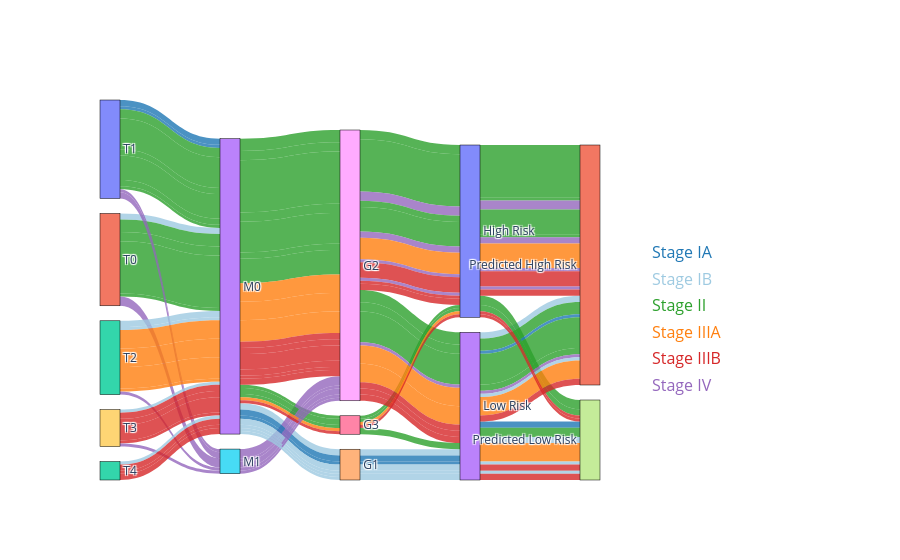

Here is the notebook cell this chart was saved with:
### Code cell
import pandas as pd
import plotly.graph_objects as go

# Group data to count patients for each path in the hierarchy
sankey_data = df_validation.groupby(
    ['size_category', 'staging', 'metastasis_stage', 'grading', 'real_labels', 'predicted_labels']
).size().reset_index(name='count')

# Prepare unique nodes for the Sankey diagram
nodes = list(set(
    sankey_data['size_category'].tolist() +
    sankey_data['metastasis_stage'].tolist() +
    sankey_data['grading'].tolist() +
    sankey_data['real_labels'].map({0: 'Low Risk', 1: 'High Risk'}).tolist() +
    sankey_data['predicted_labels'].map({0: 'Predicted Low Risk', 1: 'Predicted High Risk'}).tolist()
))
node_indices = {node: i for i, node in enumerate(nodes)}

# Initialize source, target, value, and color lists
sources = []
targets = []
values = []
colors = []

# Define a color mapping for the staging column
color_mapping = {
    'Stage IA': 'rgba(31, 119, 180, 0.8)',    # Light Blue
    'Stage IB': 'rgba(158, 202, 225, 0.8)',  # Sky Blue
    'Stage II': 'rgba(44, 160, 44, 0.8)',    # Green
    'Stage IIIA': 'rgba(255, 127, 14, 0.8)', # Orange
    'Stage IIIB': 'rgba(214, 39, 40, 0.8)',  # Red
    'Stage IV': 'rgba(148, 103, 189, 0.8)'   # Purple
}

# Populate links for the Sankey diagram
for _, row in sankey_data.iterrows():
    # Tumor Size → Metastasis
    sources.append(node_indices[row['size_category']])
    targets.append(node_indices[row['metastasis_stage']])
    values.append(row['count'])
    colors.append(color_mapping.get(row['staging'], 'rgba(128, 128, 128, 0.8)'))  # Color based on staging

    # Metastasis → Grading
    sources.append(node_indices[row['metastasis_stage']])
    targets.append(node_indices[row['grading']])
    values.append(row['count'])
    colors.append(color_mapping.get(row['staging'], 'rgba(128, 128, 128, 0.8)'))  # Same stage color

    # Grading → Real Risk Level
    real_risk_label = 'High Risk' if row['real_labels'] == 1 else 'Low Risk'
    sources.append(node_indices[row['grading']])
    targets.append(node_indices[real_risk_label])
    values.append(row['count'])
    colors.append(color_mapping.get(row['staging'], 'rgba(128, 128, 128, 0.8)'))  # Same stage color

    # Real Risk Level → Predicted Risk Level
    predicted_risk_label = 'Predicted High Risk' if row['predicted_labels'] == 1 else 'Predicted Low Risk'
    sources.append(node_indices[real_risk_label])
    targets.append(node_indices[predicted_risk_label])
    values.append(row['count'])
    colors.append(color_mapping.get(row['staging'], 'rgba(128, 128, 128, 0.8)'))  # Same stage color

# Create the Sankey diagram
fig = go.Figure(go.Sankey(
    node=dict(
        pad=15,
        thickness=20,
        line=dict(color="black", width=0.5),
        label=nodes
    ),
    link=dict(
        source=sources,
        target=targets,
        value=values,
        color=colors  # Add colors to the links
    )
))

# Add legend annotations to the right of the diagram
legend_items = [
    {'stage': 'Stage IA', 'color': 'rgba(31, 119, 180, 1)'},
    {'stage': 'Stage IB', 'color': 'rgba(158, 202, 225, 1)'},
    {'stage': 'Stage II', 'color': 'rgba(44, 160, 44, 1)'},
    {'stage': 'Stage IIIA', 'color': 'rgba(255, 127, 14, 1)'},
    {'stage': 'Stage IIIB', 'color': 'rgba(214, 39, 40, 1)'},
    {'stage': 'Stage IV', 'color': 'rgba(148, 103, 189, 1)'},
]

annotations = [
    dict(
        x=1.1,  # Positioned to the right of the diagram
        y=0.6 - (0.07 * i),  # Lowered starting point and spacing
        xanchor="left",
        yanchor="middle",
        text=f"<span style='color:{item['color']}'>{item['stage']}</span>",
        showarrow=False,
        font=dict(size=16)
    ) for i, item in enumerate(legend_items)
]

fig.update_layout(

    annotations=annotations,
    margin=dict(l=100, r=300)  # Add space on the right for the legend
)

fig.show()

### Figure 1 — Plotly figure (JSON) as saved in the notebook; plotly's stock layout.template omitted (floating-point values rounded to 4 significant figures; data arrays with more than 128 entries replaced by an {"elided": "..."} marker saying what was removed)
{"data": [{"link": {"color": {"elided": "132 str values"}, "source": {"elided": "132 int values"}, "target": {"elided": "132 int values"}, "value": {"elided": "132 int values"}}, "node": {"label": ["High Risk", "T0", "T4", "Low Risk", "G1", "M1", "G3", "Predicted Low Risk", "G2", "T3", "T1", "Predicted High Risk", "T2", "M0"], "line": {"color": "black", "width": 0.5}, "pad": 15, "thickness": 20}, "type": "sankey"}], "layout": {"annotations": [{"font": {"size": 16}, "showarrow": false, "text": "<span style='color:rgba(31, 119, 180, 1)'>Stage IA</span>", "x": 1.1, "xanchor": "left", "y": 0.6, "yanchor": "middle"}, {"font": {"size": 16}, "showarrow": false, "text": "<span style='color:rgba(158, 202, 225, 1)'>Stage IB</span>", "x": 1.1, "xanchor": "left", "y": 0.53, "yanchor": "middle"}, {"font": {"size": 16}, "showarrow": false, "text": "<span style='color:rgba(44, 160, 44, 1)'>Stage II</span>", "x": 1.1, "xanchor": "left", "y": 0.46, "yanchor": "middle"}, {"font": {"size": 16}, "showarrow": false, "text": "<span style='color:rgba(255, 127, 14, 1)'>Stage IIIA</span>", "x": 1.1, "xanchor": "left", "y": 0.39, "yanchor": "middle"}, {"font": {"size": 16}, "showarrow": false, "text": "<span style='color:rgba(214, 39, 40, 1)'>Stage IIIB</span>", "x": 1.1, "xanchor": "left", "y": 0.32, "yanchor": "middle"}, {"font": {"size": 16}, "showarrow": false, "text": "<span style='color:rgba(148, 103, 189, 1)'>Stage IV</span>", "x": 1.1, "xanchor": "left", "y": 0.25, "yanchor": "middle"}], "margin": {"l": 100, "r": 300}}}
